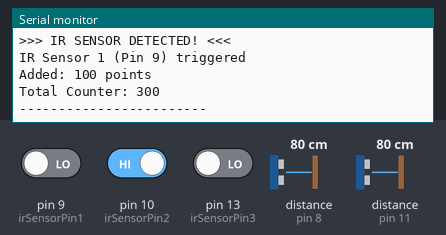
Bench run of a sketch on a simulated Arduino Uno, built with avr-gcc and run on an emulated ATmega328P. On the bench: the last lines printed to the serial monitor. Wiring (inferred from the names in the program): 2 × ultrasonic range finder: trigger pin 7, echo pin 8 / trigger pin 12, echo pin 11. The inputs (shaded band) are chosen by the test bench; at power-on: distance to the obstacle (sensors on pin 8, pin 11) 80 cm, pin 10 (irSensorPin2) HIGH, pin 9 (irSensorPin1) LOW, pin 13 (irSensorPin3) LOW. The echo pulse lasts 58.3 µs per cm.

Above: at 1.2 s.
1.3 s: distance to the obstacle (sensor on pin 8) set to 4 cm
At 1.59 s:
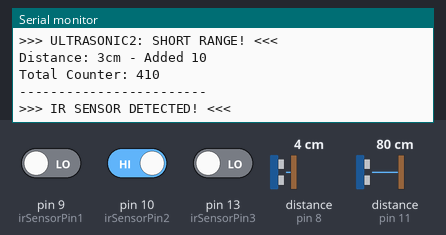
2.9 s: pin 10 (irSensorPin2) driven LOW
5.0 s: pin 9 (irSensorPin1) driven HIGH
8.0 s: distance to the obstacle (sensor on pin 11) set to 18 cm
At 8.48 s:
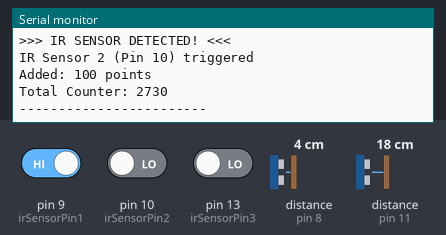
11.0 s: distance to the obstacle (sensor on pin 11) set to 2 cm
At 12.22 s:
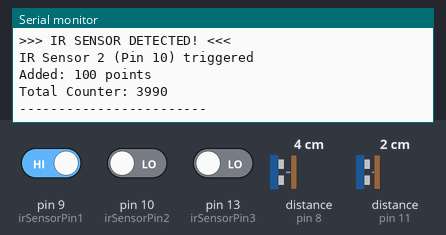
14.0 s: distance to the obstacle (sensor on pin 8) set to 2 cm
At 14.42 s:
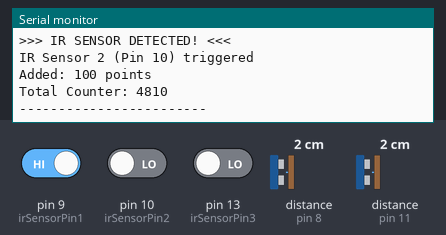
Timing chart, 0 to 17.0 s (numbered marks = the images above; inputs shaded):
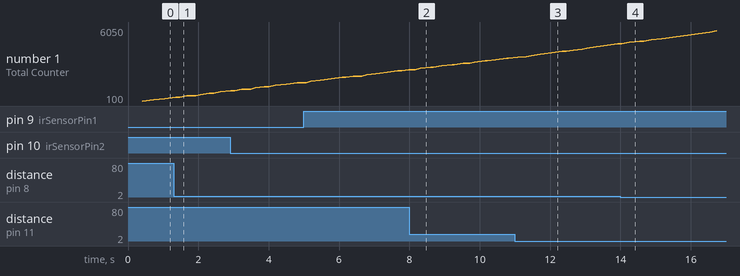

Measured:
- after the input at 1.3 s, the serial monitor: prints a new line after 0.11 s (image 1)
- after the input at 8.0 s, the serial monitor: prints a new line after 0.30 s (image 2)
- after the input at 11.0 s, the serial monitor: prints a new line after 0.26 s (image 3)
- plotted number 1: 300 → 830 after the input at 1.3 s, 2630 → 3530 after the input at 8.0 s, 3530 → 4700 after the input at 11.0 s, 4700 → 6050 after the input at 14.0 s

The sketch:

Slave2_Arduino__sensors_.ino
```cpp
#include <Wire.h>
#define SLAVE_SENSORS 0x08

// Dual IR Sensors + Ultrasonic Sensor Counter (FIXED)
const int irSensorPin1 = 9;
const int irSensorPin2 = 10;
const int irSensorPin3 = 13;
const int trigPin1 = 12;
const int echoPin1 = 11;
const int trigPin2 = 7;
const int echoPin2 = 8;

/*
// L298N Motor Controller connections
int enB = 5;
int in1 = 4;
int in2 = 3;
*/

/*
const int RESET_COMMAND = 0xFF;
bool resetRequested = false;
*/

const int SHORT_DISTANCE = 12;
const int SHORT_DISTANCE2 = 12;

int counter = 0;
int digitsToMaster0 = 0;
int digitsToMaster1 = 0;
int digitsToMaster2 = 0;
int digitsToMaster3 = 0;
bool programRunning = true;
int timerRemaining = -1;  // Store timer value received from master
bool gameEnded = false;

// Separate timing for each sensor type
unsigned long lastIRDetectionTime = 0;
unsigned long lastUltrasonicTime = 0;
const unsigned long irDebounceDelay = 300;      // IR sensors
const unsigned long ultrasonicDelay = 500;      // Ultrasonic sensor

void setup() {
  pinMode(irSensorPin1, INPUT);
  pinMode(irSensorPin2, INPUT);
  pinMode(irSensorPin3, INPUT);
  pinMode(trigPin1, OUTPUT);
  pinMode(echoPin1, INPUT);
  pinMode(trigPin2, OUTPUT);
  pinMode(echoPin2, INPUT);

  Serial.begin(9600);

  Wire.begin(SLAVE_SENSORS);        // Join I2C bus as slave with address 0x08
  Wire.onRequest(requestEvent);     // Register callback for when master requests data
  Wire.onReceive(receiveEvent);     // Register callback fopr when master sends data
}

// I2C receive event - receives timer data from master
void receiveEvent(int howMany) {
  if (Wire.available()) {
    timerRemaining = Wire.read();

    // Close door when timer reaches 0 and game hasn't ended
    if (timerRemaining == 0 && !gameEnded) {
      gameEnded = true;
    }

  }
}

long getUltrasonicDistance1() {
  digitalWrite(trigPin1, LOW);
  delayMicroseconds(2);
  digitalWrite(trigPin1, HIGH);
  delayMicroseconds(10);
  digitalWrite(trigPin1, LOW);

  long duration = pulseIn(echoPin1, HIGH, 4000);

  if (duration == 0) {
    return -1; // No echo received
  }

  long distance = duration * 0.0343 / 2;
  return distance;
}

long getUltrasonicDistance2() {
  digitalWrite(trigPin2, LOW);
  delayMicroseconds(2);
  digitalWrite(trigPin2, HIGH);
  delayMicroseconds(10);
  digitalWrite(trigPin2, LOW);

  long duration = pulseIn(echoPin2, HIGH, 4000);

  if (duration == 0) {
    return -1; // No echo received
  }

  long distance = duration * 0.0343 / 2;
  return distance;
}

void processUltrasonicSensor1() {
  if (gameEnded) return; // Stop processing sensors when game ended

  unsigned long currentTime = millis();

  // Check ultrasonic less frequently to give IR sensors more time
  if (currentTime - lastUltrasonicTime > ultrasonicDelay) {
    long distance = getUltrasonicDistance1();

    if (distance >= 2 && distance <= 400) {
      if (distance <= SHORT_DISTANCE) {
        counter += 50;
        Serial.println(">>> ULTRASONIC1: SHORT RANGE! <<<");
        Serial.println("Distance: " + String(distance) + "cm - Added 50");
      }
      Serial.println("Total Counter: " + String(counter));
      Serial.println("------------------------");
      lastUltrasonicTime = currentTime;
    }
  }
}

void processUltrasonicSensor2() {
  if (gameEnded) return; // Stop processing sensors when game ended

  unsigned long currentTime = millis();

  // Check ultrasonic less frequently to give IR sensors more time
  if (currentTime - lastUltrasonicTime > ultrasonicDelay) {
    long distance = getUltrasonicDistance2();

    if (distance >= 2 && distance <= 400) {
      if (distance <= SHORT_DISTANCE2) {
        counter += 10;
        Serial.println(">>> ULTRASONIC2: SHORT RANGE! <<<");
        Serial.println("Distance: " + String(distance) + "cm - Added 10");
      }
      Serial.println("Total Counter: " + String(counter));
      Serial.println("------------------------");
      lastUltrasonicTime = currentTime;
    }
  }
}

void processIRSensors() {
  if (gameEnded) return; // Stop processing sensors when game ended

  unsigned long currentTime = millis();

  // Read both IR sensors every loop (fast response)
  bool sensor1Detected = (digitalRead(irSensorPin1) == LOW);
  bool sensor2Detected = (digitalRead(irSensorPin2) == LOW);
  bool sensor3Detected = (digitalRead(irSensorPin3) == LOW);

  // Check if enough time has passed since last IR detection
  if ((sensor1Detected || sensor2Detected) &&
      (currentTime - lastIRDetectionTime) > irDebounceDelay) {

    counter += 100;
    lastIRDetectionTime = currentTime;

    Serial.println(">>> IR SENSOR DETECTED! <<<");
    if (sensor1Detected && sensor2Detected) {
      Serial.println("Both IR sensors triggered");
    } else if (sensor1Detected) {
      Serial.println("IR Sensor 1 (Pin 9) triggered");
    } else {
      Serial.println("IR Sensor 2 (Pin 10) triggered");
    }
    Serial.println("Added: 100 points");
    Serial.println("Total Counter: " + String(counter));
    Serial.println("------------------------");
  } else if (sensor3Detected && (currentTime - lastIRDetectionTime) > irDebounceDelay) {
    counter +=30;
    lastIRDetectionTime = currentTime;

   Serial.println(">>> IR SENSOR DETECTED! <<<");
    if (sensor3Detected) {
      Serial.println("IR Sensor 3 (Pin 13) triggered");
    }
    Serial.println("Added: 30 points");
    Serial.println("Total Counter: " + String(counter));
    Serial.println("------------------------");
  }
}

void loop() {
  // Process both sensor types every loop
  processIRSensors();        // Check IR sensors first (fast)
  processUltrasonicSensor1(); // Then check ultrasonic (slower)
  processUltrasonicSensor2(); // Then check.ultrasonic (slower)

  if (counter > 9998) {
    counter = 0;
  }

  delay(20);
}

// I2C request event - NOW SENDS remaining timer
void requestEvent() {
  char digitsToMaster[4]{};
  digitsToMaster[0] = ((counter / 1000) % 10);  // Thousands
  digitsToMaster[1] = (counter / 100) % 10;  // Hundreds
  digitsToMaster[2] = (counter / 10) % 10;   // Tens
  digitsToMaster[3] = counter % 10;          // Units

  Wire.write(digitsToMaster, 4); // Send all 4 bytes at the same time
}
```
